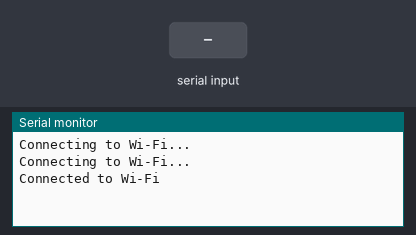
This sketch was run on a simulated ESP32. Parts: the last lines printed to the serial monitor. Inputs (shaded band) come from the test bench. WiFi joins after 1.5 s; servers stay silent unless stated.

Above: at 3.5 s.
3.6 s: "1" received over the second serial link
At 4.8 s:
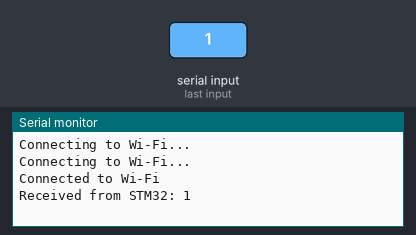
5.1 s: "0" received over the second serial link
At 6.0 s:
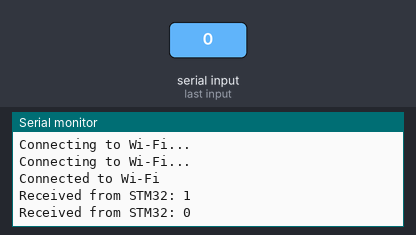
6.6 s: "2" received over the second serial link
At 7.2 s:
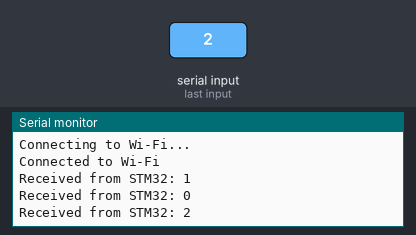

The sketch:

Esp32.ino
```cpp
#define BLYNK_TEMPLATE_ID "TMPL3sfWbJiMO"
#define BLYNK_TEMPLATE_NAME "Accident"
#define BLYNK_AUTH_TOKEN "wTCH99LvY3JyZAIcCqax2KA1yGWfmKf9"

#define BLYNK_PRINT Serial
#include <WiFi.h>
#include <BlynkSimpleEsp32.h>

// Wi-Fi Credentials
const char* ssid = "Shivansh";
const char* password = "12345678";

// Virtual Pin for sending data to Blynk
#define VIRTUAL_PIN V0

void setup() {
    Serial.begin(115200);      // Initialize Serial Monitor
    Serial2.begin(115200, SERIAL_8N1, 16, 17); // RX=16, TX=17 (modify as per ESP32 GPIO connections)

    // Connect to Wi-Fi
    WiFi.begin(ssid, password);
    while (WiFi.status() != WL_CONNECTED) {
        delay(1000);
        Serial.println("Connecting to Wi-Fi...");
    }
    Serial.println("Connected to Wi-Fi");

    // Connect to Blynk
    Blynk.begin(BLYNK_AUTH_TOKEN, ssid, password);
}

void loop() {
    Blynk.run(); // Run Blynk

    if (Serial2.available()) { // Check if data is available on UART2
        String receivedData = "";
        while (Serial2.available()) {
            char c = Serial2.read();
            receivedData += c;
        }
        Serial.println("Received from STM32: " + receivedData);
        Blynk.virtualWrite(VIRTUAL_PIN, receivedData); // Send data to Blynk Cloud

        // Send log event only when data is received
        String logMessage = "ESP32 Alert: Data Received - " + receivedData;
        Blynk.logEvent("log_alert", logMessage.c_str());
    }
}
```

Measured:
- after the input at 3.6 s, the serial monitor: prints a new line at once (image 1)
- after the input at 5.1 s, the serial monitor: prints a new line at once (image 2)
- after the input at 6.6 s, the serial monitor: prints a new line at once (image 3)
